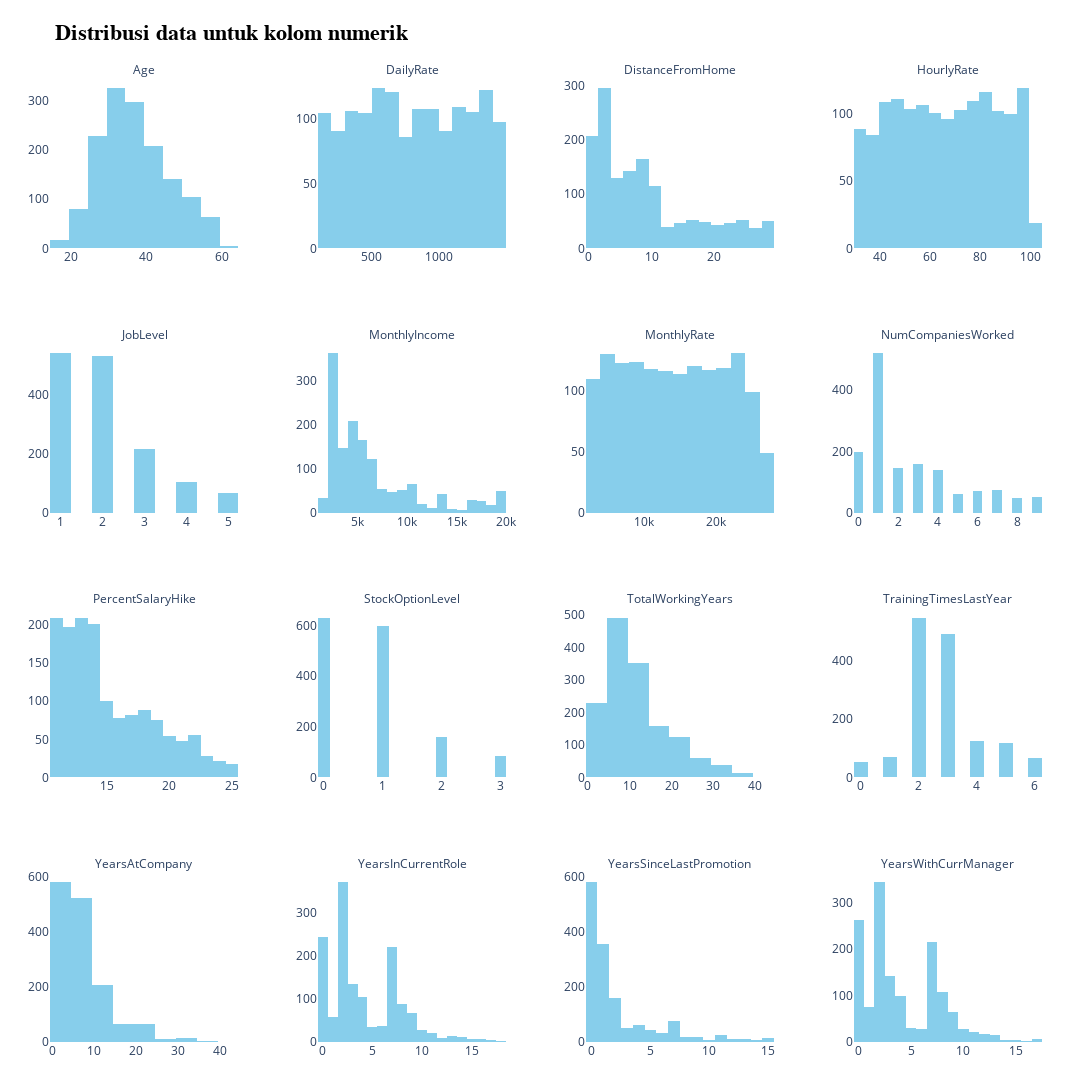

Notebook source saved alongside this figure:
### Code cell
# Menentukan layout grid
n_cols = 4
n_rows = (len(numeric_columns) + n_cols - 1) // n_cols

# Membuat subplots
fig = make_subplots(
    rows=n_rows,
    cols=n_cols,
    subplot_titles=[col for col in numeric_columns],
    horizontal_spacing=0.08,
    vertical_spacing=0.1
)

# Menambahkan histogram per kolom
for idx, col in enumerate(numeric_columns):
    row = (idx // n_cols) + 1
    col_pos = (idx % n_cols) + 1

    fig.add_trace(
        go.Histogram(
            x=df_copy[col],
            nbinsx=20,
            marker_color='skyblue',
            showlegend=False
        ),
        row=row,
        col=col_pos
    )

# Mdengatur layout figure
fig.update_layout(
    height=300 * n_rows,
    width=1400,
    title_text='<b>Distribusi data untuk kolom numerik</b>',
    title_font=dict(size=22, family='Arial', color='black'),
    margin=dict(t=80, b=50, l=50, r=50),
    paper_bgcolor='white',
    plot_bgcolor='white'
)

# Menampilkan histogram dari semua kolom numerik untuk melihat distribusi data
for annotation in fig['layout']['annotations']:
    annotation['font'] = dict(size=12)
fig.show()

### Figure 1 — Plotly figure (JSON) as saved in the notebook; plotly's stock layout.template omitted (floating-point values rounded to 4 significant figures; data arrays with more than 128 entries replaced by an {"elided": "..."} marker saying what was removed)
{"data": [{"marker": {"color": "skyblue"}, "nbinsx": 20, "showlegend": false, "type": "histogram", "x": {"elided": "1470 int values"}, "xaxis": "x", "yaxis": "y"}, {"marker": {"color": "skyblue"}, "nbinsx": 20, "showlegend": false, "type": "histogram", "x": {"elided": "1470 int values"}, "xaxis": "x2", "yaxis": "y2"}, {"marker": {"color": "skyblue"}, "nbinsx": 20, "showlegend": false, "type": "histogram", "x": {"elided": "1470 int values"}, "xaxis": "x3", "yaxis": "y3"}, {"marker": {"color": "skyblue"}, "nbinsx": 20, "showlegend": false, "type": "histogram", "x": {"elided": "1470 int values"}, "xaxis": "x4", "yaxis": "y4"}, {"marker": {"color": "skyblue"}, "nbinsx": 20, "showlegend": false, "type": "histogram", "x": {"elided": "1470 int values"}, "xaxis": "x5", "yaxis": "y5"}, {"marker": {"color": "skyblue"}, "nbinsx": 20, "showlegend": false, "type": "histogram", "x": {"elided": "1470 int values"}, "xaxis": "x6", "yaxis": "y6"}, {"marker": {"color": "skyblue"}, "nbinsx": 20, "showlegend": false, "type": "histogram", "x": {"elided": "1470 int values"}, "xaxis": "x7", "yaxis": "y7"}, {"marker": {"color": "skyblue"}, "nbinsx": 20, "showlegend": false, "type": "histogram", "x": {"elided": "1470 int values"}, "xaxis": "x8", "yaxis": "y8"}, {"marker": {"color": "skyblue"}, "nbinsx": 20, "showlegend": false, "type": "histogram", "x": {"elided": "1470 int values"}, "xaxis": "x9", "yaxis": "y9"}, {"marker": {"color": "skyblue"}, "nbinsx": 20, "showlegend": false, "type": "histogram", "x": {"elided": "1470 int values"}, "xaxis": "x10", "yaxis": "y10"}, {"marker": {"color": "skyblue"}, "nbinsx": 20, "showlegend": false, "type": "histogram", "x": {"elided": "1470 int values"}, "xaxis": "x11", "yaxis": "y11"}, {"marker": {"color": "skyblue"}, "nbinsx": 20, "showlegend": false, "type": "histogram", "x": {"elided": "1470 int values"}, "xaxis": "x12", "yaxis": "y12"}, {"marker": {"color": "skyblue"}, "nbinsx": 20, "showlegend": false, "type": "histogram", "x": {"elided": "1470 int values"}, "xaxis": "x13", "yaxis": "y13"}, {"marker": {"color": "skyblue"}, "nbinsx": 20, "showlegend": false, "type": "histogram", "x": {"elided": "1470 int values"}, "xaxis": "x14", "yaxis": "y14"}, {"marker": {"color": "skyblue"}, "nbinsx": 20, "showlegend": false, "type": "histogram", "x": {"elided": "1470 int values"}, "xaxis": "x15", "yaxis": "y15"}, {"marker": {"color": "skyblue"}, "nbinsx": 20, "showlegend": false, "type": "histogram", "x": {"elided": "1470 int values"}, "xaxis": "x16", "yaxis": "y16"}], "layout": {"annotations": [{"font": {"size": 12}, "showarrow": false, "text": "Age", "x": 0.095, "xanchor": "center", "xref": "paper", "y": 1, "yanchor": "bottom", "yref": "paper"}, {"font": {"size": 12}, "showarrow": false, "text": "DailyRate", "x": 0.365, "xanchor": "center", "xref": "paper", "y": 1, "yanchor": "bottom", "yref": "paper"}, {"font": {"size": 12}, "showarrow": false, "text": "DistanceFromHome", "x": 0.635, "xanchor": "center", "xref": "paper", "y": 1, "yanchor": "bottom", "yref": "paper"}, {"font": {"size": 12}, "showarrow": false, "text": "HourlyRate", "x": 0.905, "xanchor": "center", "xref": "paper", "y": 1, "yanchor": "bottom", "yref": "paper"}, {"font": {"size": 12}, "showarrow": false, "text": "JobLevel", "x": 0.095, "xanchor": "center", "xref": "paper", "y": 0.725, "yanchor": "bottom", "yref": "paper"}, {"font": {"size": 12}, "showarrow": false, "text": "MonthlyIncome", "x": 0.365, "xanchor": "center", "xref": "paper", "y": 0.725, "yanchor": "bottom", "yref": "paper"}, {"font": {"size": 12}, "showarrow": false, "text": "MonthlyRate", "x": 0.635, "xanchor": "center", "xref": "paper", "y": 0.725, "yanchor": "bottom", "yref": "paper"}, {"font": {"size": 12}, "showarrow": false, "text": "NumCompaniesWorked", "x": 0.905, "xanchor": "center", "xref": "paper", "y": 0.725, "yanchor": "bottom", "yref": "paper"}, {"font": {"size": 12}, "showarrow": false, "text": "PercentSalaryHike", "x": 0.095, "xanchor": "center", "xref": "paper", "y": 0.45, "yanchor": "bottom", "yref": "paper"}, {"font": {"size": 12}, "showarrow": false, "text": "StockOptionLevel", "x": 0.365, "xanchor": "center", "xref": "paper", "y": 0.45, "yanchor": "bottom", "yref": "paper"}, {"font": {"size": 12}, "showarrow": false, "text": "TotalWorkingYears", "x": 0.635, "xanchor": "center", "xref": "paper", "y": 0.45, "yanchor": "bottom", "yref": "paper"}, {"font": {"size": 12}, "showarrow": false, "text": "TrainingTimesLastYear", "x": 0.905, "xanchor": "center", "xref": "paper", "y": 0.45, "yanchor": "bottom", "yref": "paper"}, {"font": {"size": 12}, "showarrow": false, "text": "YearsAtCompany", "x": 0.095, "xanchor": "center", "xref": "paper", "y": 0.175, "yanchor": "bottom", "yref": "paper"}, {"font": {"size": 12}, "showarrow": false, "text": "YearsInCurrentRole", "x": 0.365, "xanchor": "center", "xref": "paper", "y": 0.175, "yanchor": "bottom", "yref": "paper"}, {"font": {"size": 12}, "showarrow": false, "text": "YearsSinceLastPromotion", "x": 0.635, "xanchor": "center", "xref": "paper", "y": 0.175, "yanchor": "bottom", "yref": "paper"}, {"font": {"size": 12}, "showarrow": false, "text": "YearsWithCurrManager", "x": 0.905, "xanchor": "center", "xref": "paper", "y": 0.175, "yanchor": "bottom", "yref": "paper"}], "height": 1200, "margin": {"b": 50, "l": 50, "r": 50, "t": 80}, "paper_bgcolor": "white", "plot_bgcolor": "white", "title": {"font": {"color": "black", "family": "Arial", "size": 22}, "text": "<b>Distribusi data untuk kolom numerik</b>"}, "width": 1400, "xaxis": {"anchor": "y", "domain": [0, 0.19]}, "xaxis10": {"anchor": "y10", "domain": [0.27, 0.46]}, "xaxis11": {"anchor": "y11", "domain": [0.54, 0.73]}, "xaxis12": {"anchor": "y12", "domain": [0.81, 1]}, "xaxis13": {"anchor": "y13", "domain": [0, 0.19]}, "xaxis14": {"anchor": "y14", "domain": [0.27, 0.46]}, "xaxis15": {"anchor": "y15", "domain": [0.54, 0.73]}, "xaxis16": {"anchor": "y16", "domain": [0.81, 1]}, "xaxis2": {"anchor": "y2", "domain": [0.27, 0.46]}, "xaxis3": {"anchor": "y3", "domain": [0.54, 0.73]}, "xaxis4": {"anchor": "y4", "domain": [0.81, 1]}, "xaxis5": {"anchor": "y5", "domain": [0, 0.19]}, "xaxis6": {"anchor": "y6", "domain": [0.27, 0.46]}, "xaxis7": {"anchor": "y7", "domain": [0.54, 0.73]}, "xaxis8": {"anchor": "y8", "domain": [0.81, 1]}, "xaxis9": {"anchor": "y9", "domain": [0, 0.19]}, "yaxis": {"anchor": "x", "domain": [0.825, 1]}, "yaxis10": {"anchor": "x10", "domain": [0.275, 0.45]}, "yaxis11": {"anchor": "x11", "domain": [0.275, 0.45]}, "yaxis12": {"anchor": "x12", "domain": [0.275, 0.45]}, "yaxis13": {"anchor": "x13", "domain": [0, 0.175]}, "yaxis14": {"anchor": "x14", "domain": [0, 0.175]}, "yaxis15": {"anchor": "x15", "domain": [0, 0.175]}, "yaxis16": {"anchor": "x16", "domain": [0, 0.175]}, "yaxis2": {"anchor": "x2", "domain": [0.825, 1]}, "yaxis3": {"anchor": "x3", "domain": [0.825, 1]}, "yaxis4": {"anchor": "x4", "domain": [0.825, 1]}, "yaxis5": {"anchor": "x5", "domain": [0.55, 0.725]}, "yaxis6": {"anchor": "x6", "domain": [0.55, 0.725]}, "yaxis7": {"anchor": "x7", "domain": [0.55, 0.725]}, "yaxis8": {"anchor": "x8", "domain": [0.55, 0.725]}, "yaxis9": {"anchor": "x9", "domain": [0.275, 0.45]}}}
